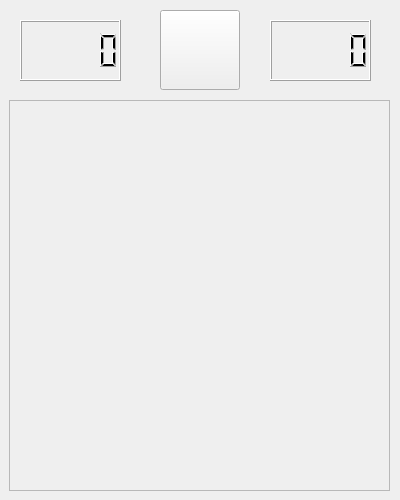
<?xml version="1.0" encoding="UTF-8"?>
<ui version="4.0">
 <class>Buscaminas</class>
 <widget class="QMainWindow" name="Buscaminas">
  <property name="geometry">
   <rect>
    <x>0</x>
    <y>0</y>
    <width>400</width>
    <height>500</height>
   </rect>
  </property>
  <property name="minimumSize">
   <size>
    <width>400</width>
    <height>500</height>
   </size>
  </property>
  <property name="maximumSize">
   <size>
    <width>400</width>
    <height>500</height>
   </size>
  </property>
  <property name="windowTitle">
   <string>Buscaminas</string>
  </property>
  <widget class="QWidget" name="centralwidget">
   <widget class="QLCDNumber" name="compt_temps">
    <property name="geometry">
     <rect>
      <x>270</x>
      <y>20</y>
      <width>101</width>
      <height>61</height>
     </rect>
    </property>
   </widget>
   <widget class="QLCDNumber" name="compt_mines">
    <property name="geometry">
     <rect>
      <x>20</x>
      <y>20</y>
      <width>101</width>
      <height>61</height>
     </rect>
    </property>
   </widget>
   <widget class="QPushButton" name="smile">
    <property name="geometry">
     <rect>
      <x>160</x>
      <y>10</y>
      <width>80</width>
      <height>80</height>
     </rect>
    </property>
    <property name="text">
     <string/>
    </property>
    <property name="icon">
     <iconset resource="../resource.qrc">
      <normaloff>:/Material/Icons/smile.png</normaloff>:/Material/Icons/smile.png</iconset>
    </property>
    <property name="iconSize">
     <size>
      <width>50</width>
      <height>50</height>
     </size>
    </property>
   </widget>
   <widget class="QFrame" name="frame_tauler">
    <property name="geometry">
     <rect>
      <x>9</x>
      <y>100</y>
      <width>381</width>
      <height>391</height>
     </rect>
    </property>
    <property name="frameShape">
     <enum>QFrame::StyledPanel</enum>
    </property>
    <property name="frameShadow">
     <enum>QFrame::Raised</enum>
    </property>
   </widget>
  </widget>
 </widget>
 <resources>
  <include location="../resource.qrc"/>
 </resources>
 <connections/>
</ui>
